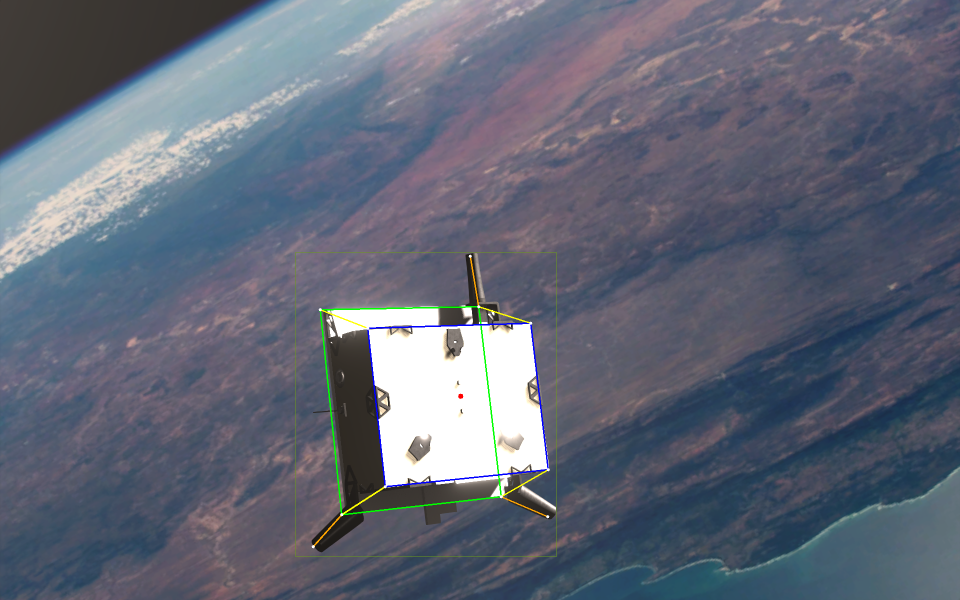
#> input picture images/output.png, 1920 x 1200 px (shown at 1/2 size); its folder holds only this picture in this run
$ python preprocess_spin.py
#> lines starting #> are read from the running program, lines starting #| are printed output that depends on the picture
import cv2
from pathlib import Path

spin_path = Path('/scratch/sjc-advdev01/ml/datasets/speedplusv2/spin')
image_path = spin_path / 'images'
output_path = spin_path / 'images_768x512_GRAY'

png_files = list(image_path.glob('*.png'))

#dir_path = Path('/path/to/directory')
for n,filepath in enumerate(png_files):
    if n%100 ==0:
        print('file '+str(n)+' of '+str(len(png_files)))
    image    = cv2.imread(filepath, cv2.IMREAD_COLOR)
#> image is the input picture: shape (1200, 1920, 3); mean B, G, R 118.6, 103.5, 97.7
    image    = cv2.cvtColor(image, cv2.COLOR_BGR2GRAY) # BGR2RGB
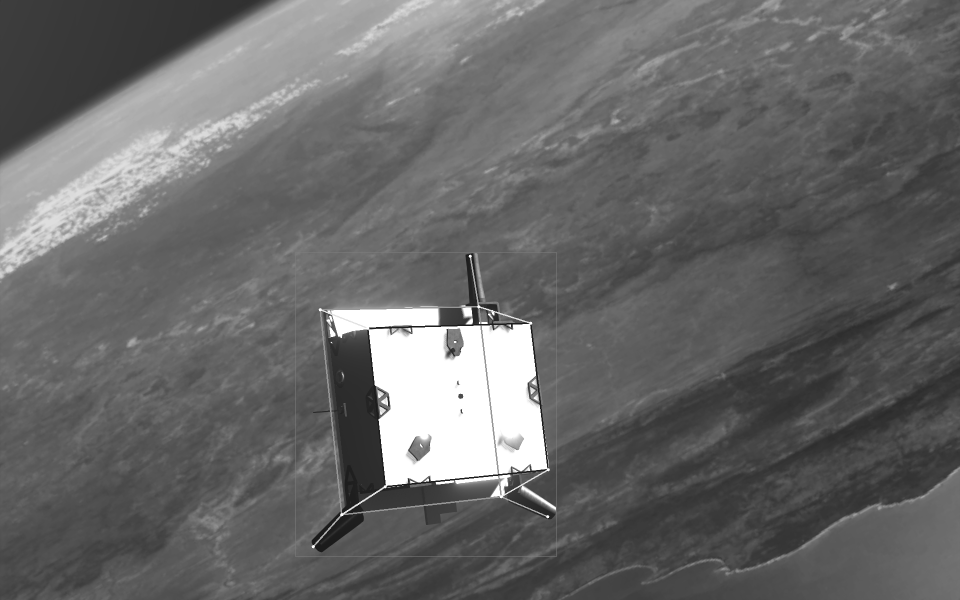
#> image: shape (1200, 1920) (shown at 1/2 size); min 26, max 255, mean 103.5
    image    = cv2.resize(image, (768,512))
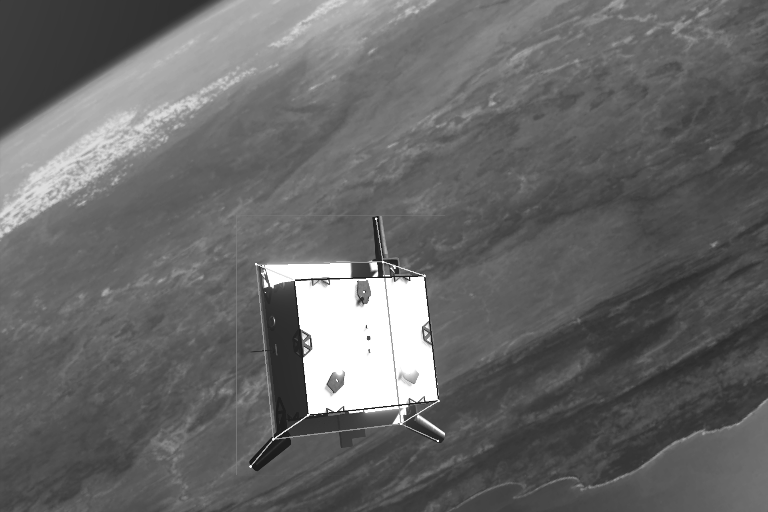
#> image: shape (512, 768); min 26, max 255, mean 103.4
    cv2.imwrite(output_path / filepath.name, image)
